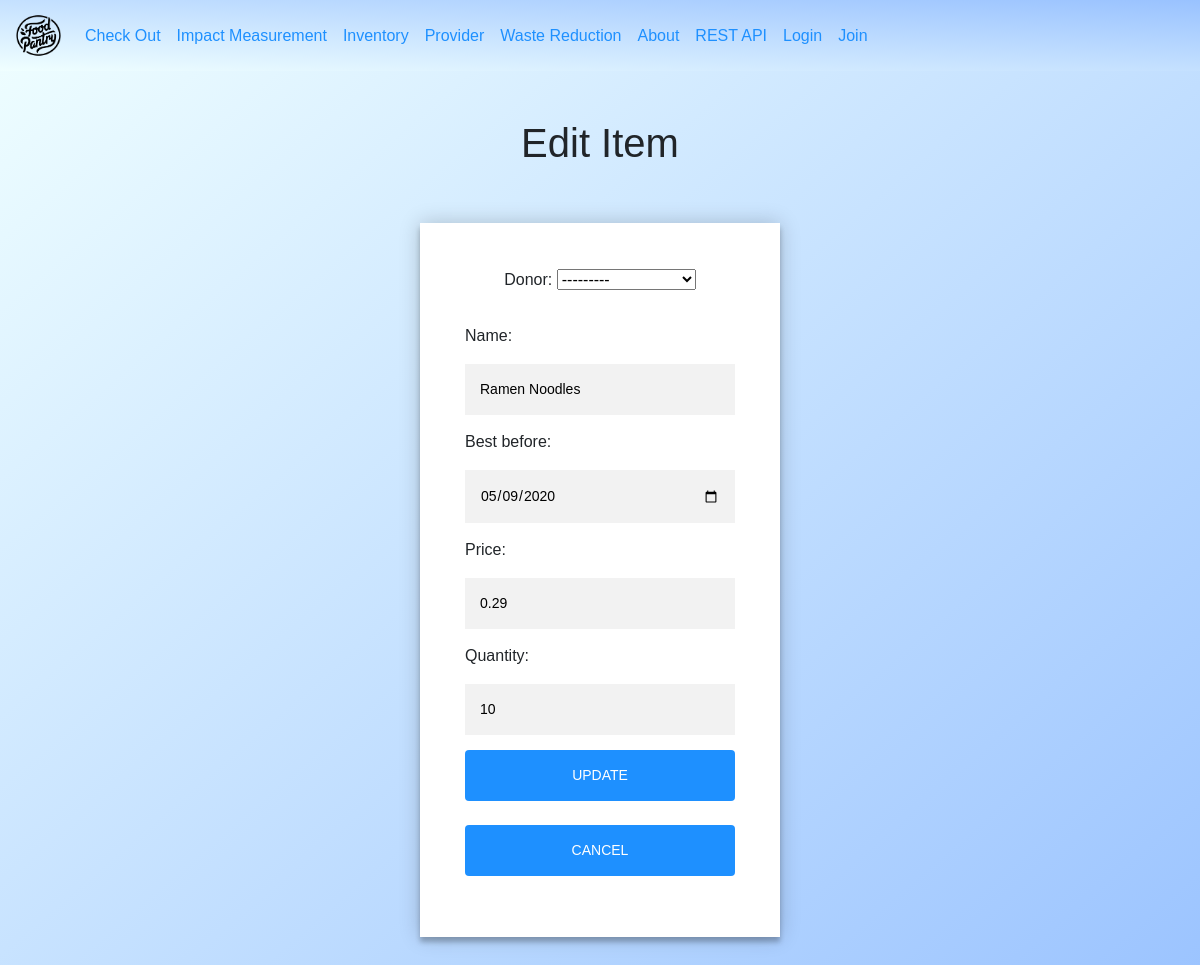
Screenshot of /update/21/ with the database file from the repository.
### inventory/models.py (models this page shows, shortened)
class inventory(models.Model):
     donor = models.ForeignKey(provider,on_delete=models.SET_NULL,null=True,related_name='donor')
     name = models.CharField(max_length=100)
     registration_D = models.DateField(auto_now=True)
     expiry_D = models.DateField()
     price = models.FloatField()
     quantity =  models.PositiveIntegerField()

### inventory/views.py (the view)
# urls.py: path('update/<str:pk>/', inventory_views.update, name='update'),
def update(request, pk):
	print("pk: ", pk)
	item = inventory.objects.get(id=pk)
	form = inventory_form(instance=item)
	if request.method == 'POST':
		form = inventory_form(request.POST, instance=item)
		if form.is_valid():
			form.save()
			return redirect('inventory_view')
	context = {'form':form}
	return render(request, 'inventory/update.html', context)

### inventory/forms.py
class inventory_form(forms.ModelForm):
    name = forms.CharField(widget=forms.TextInput(attrs={'placeholder': 'Item Name '}))
    expiry_D = forms.DateField(widget=DateInput)
    price = forms.CharField(widget=forms.TextInput(attrs={'placeholder': 'Price'}))
    quantity  = forms.CharField(widget=forms.TextInput(attrs={'placeholder': 'Quantity '}))
    class Meta():
       model = inventory
       fields = '__all__'

### provider/models.py (called while the page is built)
    def __str__(self):
          return self.donor_name

### templates/inventory/update.html (shortened to what this page needs)
<html>
<head>
	{% include "dashboard/shared_links.html" %}
</head>
<body>
  {% include "dashboard/navigation_bar.html" %}
  <br>
  <br>
<h1>Edit Item</h1><br><br>
<div class="form">
    <div class = "login-form">
      <form method="POST" action="">
        <label>Donor:</label>
    {{form.donor}}    <br><br>
    <p style="text-align: left;">Name:</p>
   {{form.name}}
   <p style="text-align: left;">Best before:</p>
   {{form.expiry_D}}
   <p style="text-align: left;">Price:</p>
   {{form.price}}
   <p style="text-align: left;">Quantity:</p>
   {{form.quantity}}
        <br>
        <button type="submit" class="btn btn-primary" name = "Edit_Task">Update</button>
                <a href="/inventory/">
                  <br>
                  <br>
        	<button type="submit" class="btn btn-primary" value="Cancel" name = "Cancel">Cancel</button>
      </form>
    </div>
  </div>
</body>
</html>

### static/CSS/common.css (style rules this page uses)
.form { position: relative; z-index: 1; background: #FFFFFF; max-width: 360px; margin: 0 auto 100px; padding: 45px; text-align: center; box-shadow: 0 0 20px 0 rgba(0, 0, 0, 0.2), 0 5px 5px 0 rgba(0, 0, 0, 0.24); }
.form input { font-family: 'Actor', sans-serif; outline: 0; background: #f2f2f2; width: 100%; border: 0; margin: 0 0 15px; padding: 15px; box-sizing: border-box; font-size: 14px; }
.form button { font-family: 'Actor', sans-serif; text-transform: uppercase; outline: 0; background: #1E90FF; width: 100%; border: 0; padding: 15px; color: #FFFFFF; font-size: 14px; -webkit-transition: all 0.3 ease; transition: all 0.3 ease; cursor: pointer; }
h1 { text-align: center; }
body { background: white; background: -webkit-linear-gradient(top, #F0FFFF, #99c2ff); background: -moz-linear-gradient(top, #F0FFFF, #99c2ff); background: -o-linear-gradient(top, #F0FFFF, #99c2ff); background: linear-gradient(to bottom right, #F0FFFF, #99c2ff); font-family: 'Actor', sans-serif; -webkit-font-smoothing: antialiased; -moz-osx-font-smoothing: grayscale; }

### rows the page displays
inventory: donor "---------", name "Ramen Noodles", expiry_D "05/09/2020", price "0.29", quantity "10"
